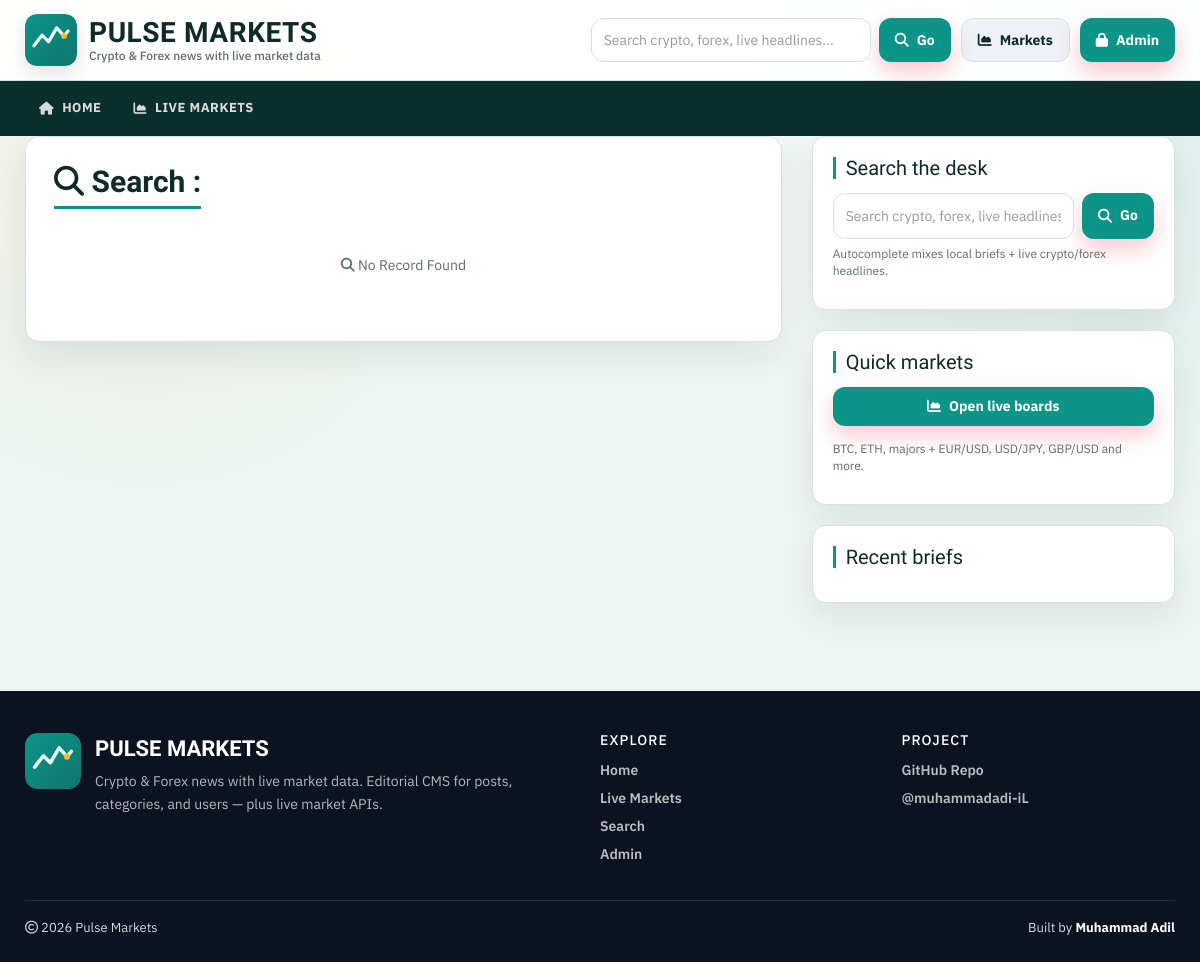
Page /search.php on the earlier database version.
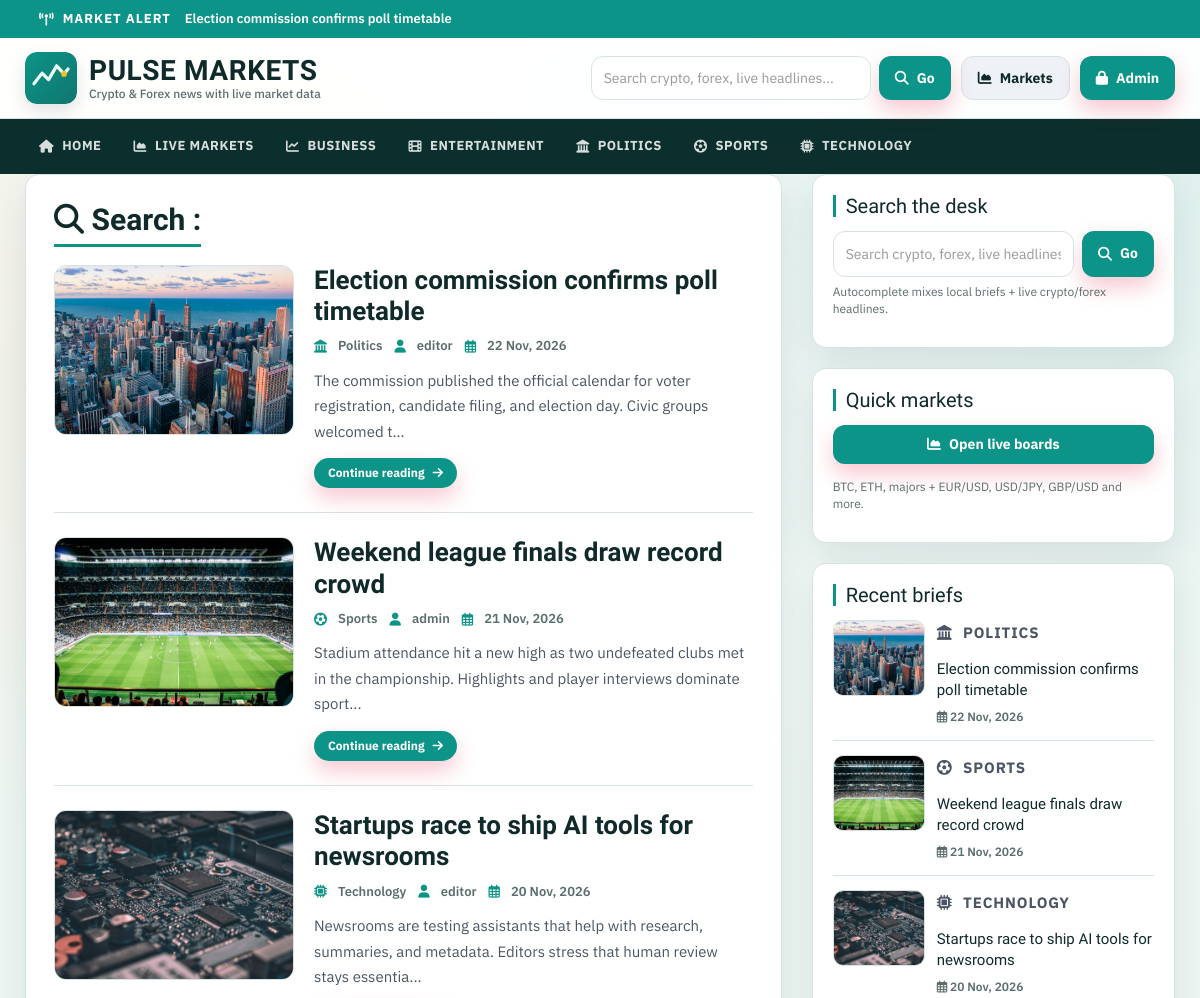
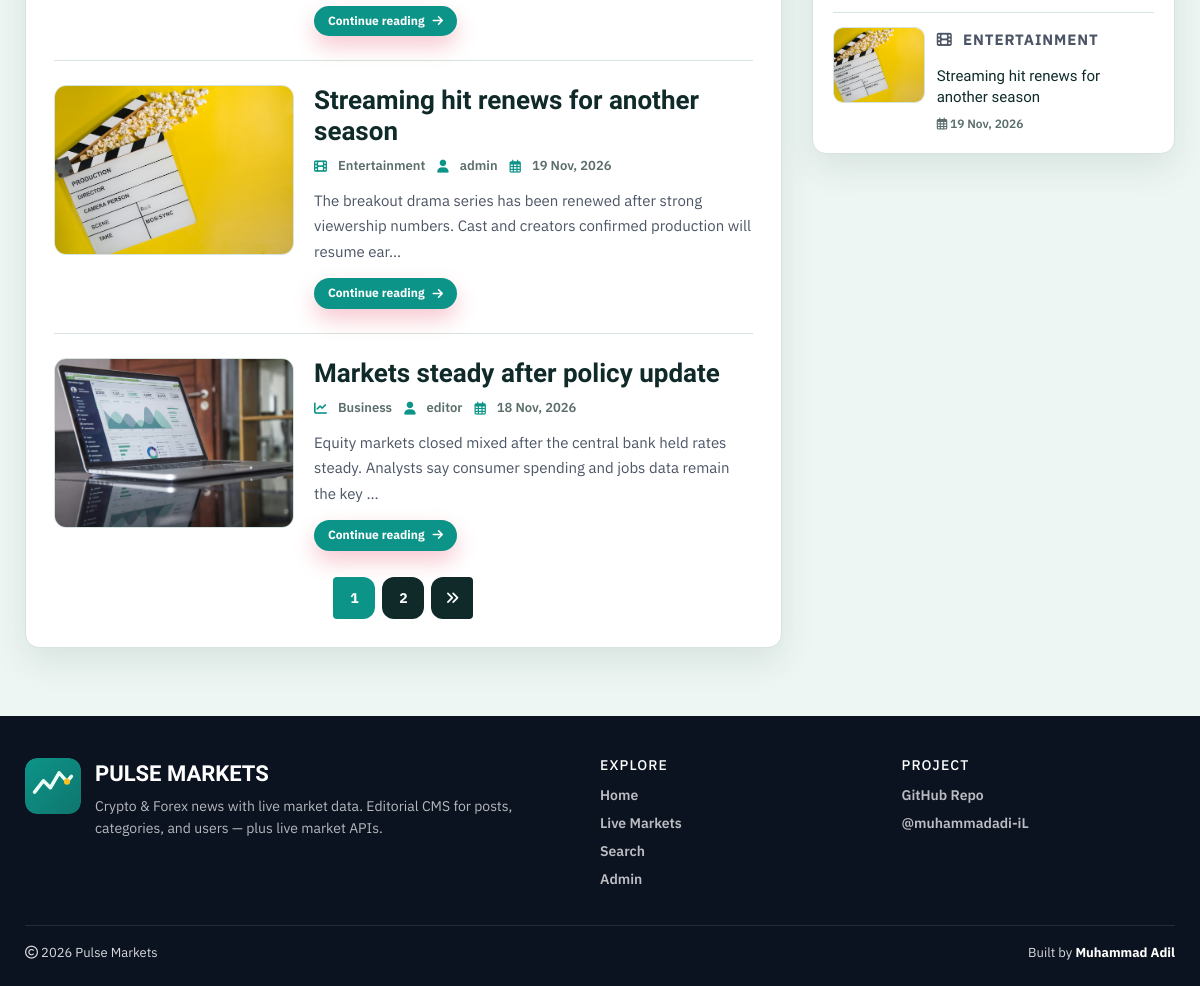
Same page on the later database version (2 pictures, top to bottom).
### tables this page shows
CREATE TABLE `posts` (
  `id` int(11) NOT NULL AUTO_INCREMENT,
  `post_title` varchar(200) NOT NULL,
  `post_keywords` text NOT NULL,
  `post_content` int(11) NOT NULL,
  `post_date` varchar(50) NOT NULL,
  `post_author` int(11) NOT NULL,
  `post_image` varchar(255) NOT NULL DEFAULT 'post-format.jpg',
  PRIMARY KEY (`id`)
);

CREATE TABLE `category` (
  `id` int(11) NOT NULL AUTO_INCREMENT,
  `category_name` varchar(100) NOT NULL,
  `post` int(11) NOT NULL DEFAULT 0,
  PRIMARY KEY (`id`)
);

CREATE TABLE `users` (
  `id` int(11) NOT NULL AUTO_INCREMENT,
  `first_name` varchar(30) NOT NULL,
  `last_name` varchar(30) NOT NULL,
  `username` varchar(30) DEFAULT NULL,
  `password` varchar(40) DEFAULT NULL,
  `role` int(11) NOT NULL COMMENT '1=Admin, 0=Normal',
  PRIMARY KEY (`id`)
);

### includes/helpers.php (called while the page is built, shortened)
<?php
function post_image_src($filename, $prefix = '')
{
    $filename = trim((string) $filename);
    $candidates = [
        'images/' . $filename,
        'admin/upload/' . $filename,
    ];
    $root = dirname(__DIR__);
    foreach ($candidates as $rel) {
        if (is_file($root . '/' . $rel)) {
            return $prefix . $rel;
        }
    }
    return $prefix . 'images/post-format.jpg';
}
function e($value)
{
    return htmlspecialchars((string) $value, ENT_QUOTES, 'UTF-8');
}
function category_icon($name)
{
    $key = strtolower(trim((string) $name));
    $map = [
        'crypto' => 'fa-coins',
        'bitcoin' => 'fa-coins',
        'ethereum' => 'fa-gem',
        'forex' => 'fa-chart-line',
        'analysis' => 'fa-chart-pie',
        'macro' => 'fa-globe',
        'defi' => 'fa-link',
        'markets' => 'fa-chart-area',
        'politics' => 'fa-landmark',
        'sports' => 'fa-futbol',
        'business' => 'fa-chart-line',
        'entertainment' => 'fa-film',
        'technology' => 'fa-microchip',
        'health' => 'fa-heart-pulse',
        'science' => 'fa-flask',
        'world' => 'fa-earth-americas',
    ];
    return $map[$key] ?? 'fa-bookmark';
}

### search.php (the view, shortened to what the changed rows need)
<?php include 'header.php'; ?>
    <div id="main-content">
      <div class="container">
        <div class="row content-grid">
            <div class="col-xs-12 col-sm-12 col-md-8">
                <div class="post-container">
                  <?php
                    include "config.php";
                    $id = isset($_GET['search']) ? mysqli_real_escape_string($conn, trim($_GET['search'])) : '';
                    ?>
                  <div class="section-head"><h2 class="page-heading"><i class="fa-solid fa-magnifying-glass"></i> Search : <?php echo e($id); ?></h2></div>
                  <?php
                        $limit = 5;
                        $page = isset($_GET['page']) ? max(1, (int) $_GET['page']) : 1;
                        $offset = ($page - 1) * $limit;
                        $sql = "SELECT posts.id, posts.post_title, posts.post_keywords, posts.post_date, posts.post_author, posts.post_image, category.category_name, users.username, posts.post_content FROM posts
                        LEFT JOIN category ON posts.post_content = category.id
                        LEFT JOIN users ON posts.post_author = users.id
                        WHERE posts.post_title LIKE '%{$id}%' OR posts.post_keywords LIKE '%{$id}%'
                        ORDER BY posts.id DESC LIMIT {$offset}, {$limit}";
                        $result = mysqli_query($conn, $sql) or die("query failed.");
                        if (mysqli_num_rows($result) > 0) {
                            while ($row = mysqli_fetch_assoc($result)) {
                                $img = post_image_src($row['post_image']);
                        ?>
                        <article class="post-content post-card">
                            <div class="post-card-inner">
                                <a class="post-img" href="single.php?id=<?php echo (int) $row['id']; ?>"><img src="<?php echo e($img); ?>" alt=""/></a>
                                <div class="inner-content">
                                    <h3><a href="single.php?id=<?php echo (int) $row['id']; ?>"><?php echo e($row['post_title']); ?></a></h3>
                                    <div class="post-information meta-row">
                                        <span class="meta-pill"><i class="fa-solid <?php echo category_icon($row['category_name']); ?>"></i> <a href="category.php?cid=<?php echo (int) $row['post_content']; ?>"><?php echo e($row['category_name']); ?></a></span>
                                        <span class="meta-pill"><i class="fa-solid fa-user"></i> <a href="author.php?aid=<?php echo (int) $row['post_author']; ?>"><?php echo e($row['username']); ?></a></span>
                                        <span class="meta-pill"><i class="fa-regular fa-calendar-days"></i> <?php echo e($row['post_date']); ?></span>
                                    </div>
                                    <p class="description"><?php echo e(substr($row['post_keywords'], 0, 130)) . "..."; ?></p>
                                    <a class="btn btn-accent btn-sm" href="single.php?id=<?php echo (int) $row['id']; ?>">Continue reading <i class="fa-solid fa-arrow-right"></i></a>
                                </div>
                            </div>
                        </article>
                        <?php
                            }
                        } else {
                            echo "<p class='empty-state'><i class='fa-solid fa-magnifying-glass'></i> No Record Found</p>";
                        }
                        $sql1 = "SELECT COUNT(*) AS total FROM posts WHERE posts.post_title LIKE '%{$id}%' OR posts.post_keywords LIKE '%{$id}%'";
                        $result1 = mysqli_query($conn, $sql1) or die('Query Failed.');
                        $total_record = (int) mysqli_fetch_assoc($result1)['total'];
                        $total_page = (int) ceil($total_record / $limit);
                        $q = urlencode($id);
                        if ($total_page > 1) {
                           echo "<ul class='pagination admin-pagination'>";
                           for ($i = 1; $i <= $total_page; $i++) {
                               $active = ($i === $page) ? "active" : "";
                               echo '<li class="' . $active . '"><a href="search.php?search=' . $q . '&page=' . $i . '">' . $i . '</a></li>';
                           }
                           if ($total_page > $page) {
                               echo '<li><a href="search.php?search=' . $q . '&page=' . ($page + 1) . '"><i class="fa-solid fa-angles-right"></i></a></li>';
                           }
                           echo "</ul>";
                        }
                        ?>
                </div>
            </div>
            <?php include 'sidebar.php'; ?>
        </div>
      </div>
    </div>
<?php include 'footer.php'; ?>

### header.php (shortened to what the changed rows need)
<?php
include "config.php";
$breaking = mysqli_query($conn, "SELECT id, post_title FROM posts ORDER BY id DESC LIMIT 1");
$break_row = $breaking ? mysqli_fetch_assoc($breaking) : null;
?>
<!DOCTYPE html>
<html lang="en">
<head>
    <link rel="stylesheet" href="css/bootstrap.min.css" />
    <link rel="stylesheet" href="https://cdnjs.cloudflare.com/ajax/libs/font-awesome/6.5.2/css/all.min.css" />
    <link rel="stylesheet" href="css/style.css">
</head>
<body>
<?php if ($break_row) { ?>
<div class="breaking-bar">
    <div class="container breaking-inner">
        <span class="breaking-label"><i class="fa-solid fa-tower-broadcast"></i> Market Alert</span>
        <a href="single.php?id=<?php echo (int) $break_row['id']; ?>"><?php echo e($break_row['post_title']); ?></a>
    </div>
</div>
<?php } ?>
<nav id="menu-bar">
    <div class="container">
        <?php
        $id = isset($_GET['cid']) ? (int) $_GET['cid'] : 0;
        $sql = "SELECT * FROM category ORDER BY category_name ASC";
        $result = mysqli_query($conn, $sql) or die("Query Failed : Category");
        ?>
        <div class="nav-bar-inner">
            <ul class="menu" id="siteMenu">
                <?php
                while ($row = mysqli_fetch_assoc($result)) {
                    $active = ($id === (int) $row['id']) ? "active" : "";
                    $icon = category_icon($row['category_name']);
                    echo "<li><a class='{$active}' href='category.php?cid=" . (int) $row['id'] . "'>"
                        . "<i class='fa-solid {$icon}'></i> "
                        . e($row['category_name'])
                        . "</a></li>";
                }
                ?>
            </ul>
        </div>
    </div>
</nav>

### sidebar.php (shortened to what the changed rows need)
<div id="sidebar" class="col-xs-12 col-sm-12 col-md-4">
    <div class="side-card recent-post-container">
        <?php
        include "config.php";
        $limit = 4;
        $sql = "SELECT posts.id, posts.post_title, posts.post_date, posts.post_image, category.category_name, posts.post_content FROM posts
                LEFT JOIN category ON posts.post_content = category.id
                ORDER BY posts.id DESC LIMIT {$limit}";
        $result = mysqli_query($conn, $sql) or die("query failed : Recent Post.");
        if (mysqli_num_rows($result) > 0) {
            while ($row = mysqli_fetch_assoc($result)) {
                $img = post_image_src($row['post_image']);
                $icon = category_icon($row['category_name']);
                ?>
        <div class="recent-post">
            <a class="post-img" href="single.php?id=<?php echo (int) $row['id']; ?>">
                <img src="<?php echo e($img); ?>" alt=""/>
            </a>
            <div class="post-content">
                <p class="story-eyebrow"><i class="fa-solid <?php echo $icon; ?>"></i> <?php echo e($row['category_name']); ?></p>
                <h5><a href="single.php?id=<?php echo (int) $row['id']; ?>"><?php echo e($row['post_title']); ?></a></h5>
                <span class="recent-date"><i class="fa-regular fa-calendar-days"></i> <?php echo e($row['post_date']); ?></span>
            </div>
        </div>
                <?php
            }
        }
        ?>
    </div>
</div>

Differences in the rows shown:
added posts: post_title "Election commission confirms poll timetable", post_image (picture), category.category_name "Politics", users.username "editor", post_date "22 Nov, 2026", post_keywords "The commission published the official calendar for voter registration, candidate filing, and election day. Civic groups welcomed t", category.category_name "POLITICS"
added category: category_name "BUSINESS"
added category: category_name "ENTERTAINMENT"
added category: category_name "POLITICS"
added category: category_name "SPORTS"
added category: category_name "TECHNOLOGY"
added posts: post_image (picture), post_title "Weekend league finals draw record crowd", category.category_name "Sports", users.username "admin", post_date "21 Nov, 2026", post_keywords "Stadium attendance hit a new high as two undefeated clubs met in the championship. Highlights and player interviews dominate sport", category.category_name "SPORTS"
added posts: post_image (picture), post_title "Startups race to ship AI tools for newsrooms", category.category_name "Technology", users.username "editor", post_date "20 Nov, 2026", post_keywords "Newsrooms are testing assistants that help with research, summaries, and metadata. Editors stress that human review stays essentia", category.category_name "TECHNOLOGY"
added posts: post_image (picture), post_title "Streaming hit renews for another season", category.category_name "Entertainment", users.username "admin", post_date "19 Nov, 2026", post_keywords "The breakout drama series has been renewed after strong viewership numbers. Cast and creators confirmed production will resume ear", category.category_name "ENTERTAINMENT"
added posts: post_image (picture), post_title "Markets steady after policy update", category.category_name "Business", users.username "editor", post_date "18 Nov, 2026", post_keywords "Equity markets closed mixed after the central bank held rates steady. Analysts say consumer spending and jobs data remain the key", shown under "Search :"
Other differences:
text no longer shown: "No Record Found"
text now shown: "MARKET ALERT"
new list line: "1"
new list line: "2"
